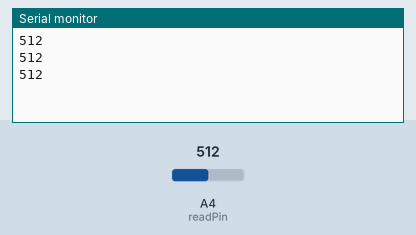
Recording of a sketch running on a simulated Arduino Uno, built with avr-gcc and run on an emulated ATmega328P. Shown: the last lines printed to the serial monitor. The inputs (shaded band) are chosen by the test bench; at power-on: A4 (readPin) = 512.

Above: at 1.3 s.
1.4 s: A4 (readPin) set to 716
At 1.9 s:
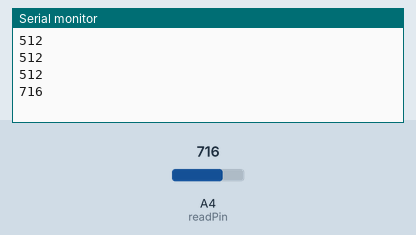
2.9 s: A4 (readPin) set to 900
At 3.4 s:
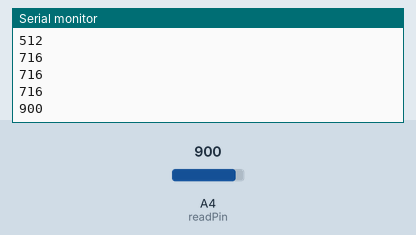
Timing chart, 0 to 5.9 s (numbered marks = the images above; inputs shaded):
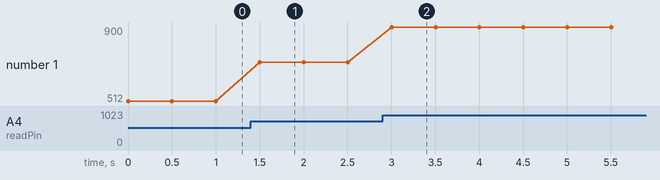

The sketch:

analog_voltmeter.ino
```cpp
// Pin used to read the analog voltage
const int readPin = A4;

// variable to store the measured value
int V2 = 0;

void setup() {
  // configure the analog pin and serial port
  pinMode(readPin, INPUT);
  Serial.begin(9600);
}

void loop() {
  // read the voltage level on the analog pin
  V2 = analogRead(readPin);
  Serial.println(V2);
  delay(500);
}
```

Measured:
- after the input at 1.4 s, the serial monitor: prints a new line after 0.10 s (image 1)
- after the input at 2.9 s, the serial monitor: prints a new line after 0.10 s (image 2)
- plotted number 1: 512 → 716 after the input at 1.4 s, 716 → 900 after the input at 2.9 s
